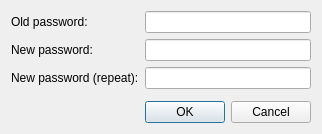
<?xml version="1.0" encoding="UTF-8"?>
<ui version="4.0">
 <class>ChangePasswordDialog</class>
 <widget class="QDialog" name="ChangePasswordDialog">
  <property name="geometry">
   <rect>
    <x>0</x>
    <y>0</y>
    <width>322</width>
    <height>134</height>
   </rect>
  </property>
  <property name="windowTitle">
   <string>Change Password</string>
  </property>
  <layout class="QVBoxLayout" name="verticalLayout">
   <item>
    <layout class="QFormLayout" name="formLayout">
     <item row="0" column="0">
      <widget class="QLabel" name="label_old_pass">
       <property name="text">
        <string>Old password:</string>
       </property>
      </widget>
     </item>
     <item row="0" column="1">
      <widget class="QLineEdit" name="edit_old_pass">
       <property name="maxLength">
        <number>32</number>
       </property>
       <property name="echoMode">
        <enum>QLineEdit::EchoMode::Password</enum>
       </property>
      </widget>
     </item>
     <item row="1" column="0">
      <widget class="QLabel" name="label_new_pass">
       <property name="text">
        <string>New password:</string>
       </property>
      </widget>
     </item>
     <item row="1" column="1">
      <widget class="QLineEdit" name="edit_new_pass">
       <property name="maxLength">
        <number>32</number>
       </property>
       <property name="echoMode">
        <enum>QLineEdit::EchoMode::Password</enum>
       </property>
      </widget>
     </item>
     <item row="2" column="0">
      <widget class="QLabel" name="label_new_pass_repeat">
       <property name="text">
        <string>New password (repeat):</string>
       </property>
      </widget>
     </item>
     <item row="2" column="1">
      <widget class="QLineEdit" name="edit_new_pass_repeat">
       <property name="echoMode">
        <enum>QLineEdit::EchoMode::Password</enum>
       </property>
      </widget>
     </item>
    </layout>
   </item>
   <item>
    <widget class="DialogButtonBox" name="button_box">
     <property name="standardButtons">
      <set>QDialogButtonBox::StandardButton::Cancel|QDialogButtonBox::StandardButton::Ok</set>
     </property>
    </widget>
   </item>
  </layout>
 </widget>
 <customwidgets>
  <customwidget>
   <class>DialogButtonBox</class>
   <extends>QDialogButtonBox</extends>
   <header>common/ui/dialog_button_box.h</header>
  </customwidget>
 </customwidgets>
 <resources/>
 <connections/>
</ui>
